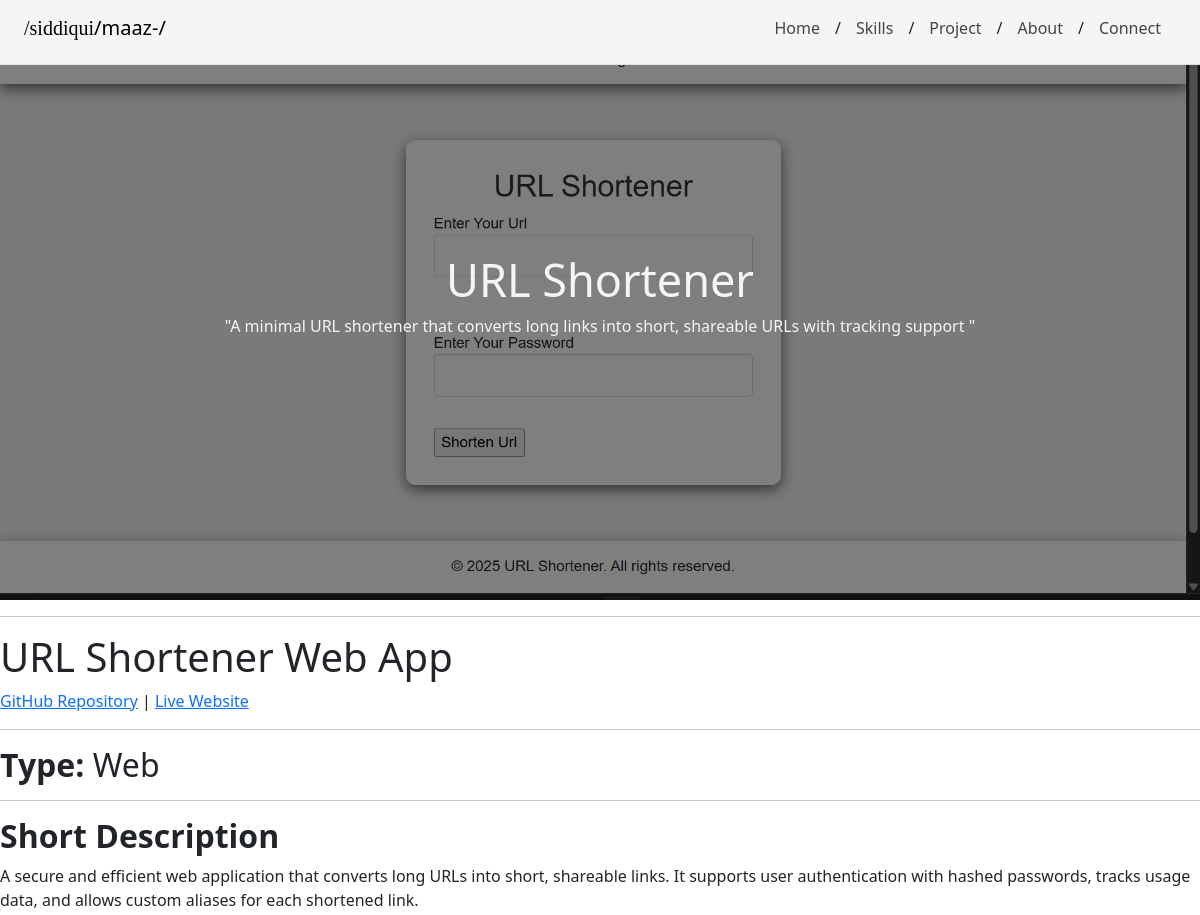
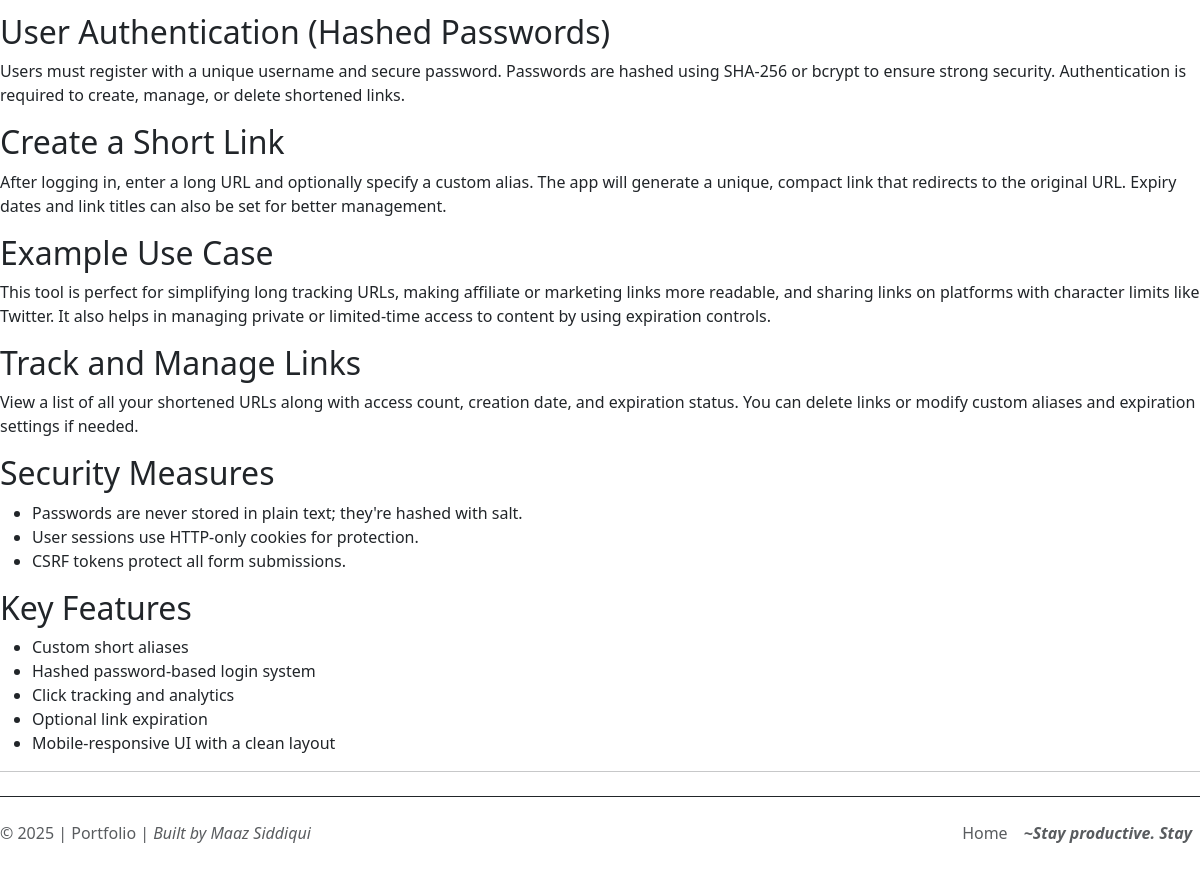
/maaz-project/2, run on the app's committed database (2 pictures, top to bottom).
### app.py (models this page shows)
class PROJECT_POSTS(db.Model):
    __tablename__ = 'PROJECTS'
    id = db.Column(db.Integer, primary_key=True)
    title = db.Column(db.String, unique=True)
    s_description = db.Column(db.String, nullable=False)
    img = db.Column(db.String, nullable=False)
    body = db.Column(db.String, nullable=False)

### app.py (the view)
@app.route("/maaz-project/<id>")
def maaz_project(id):
    print('+=========================================REACHED View Project=========================================+')
    post = PROJECT_POSTS.query.filter_by(id=int(id)).first()
    return render_template("specific-project.html", post=post)

### templates/specific-project.html (shortened to what this page needs)
{% extends 'base.html' %} {% block title %}Maaz | Project{% endblock %}  {% block body %}
<div class="project-bg">
    <p class="para"><span style="font-size:45px;">{{post.title}}</span><br>{{post.s_description}}</p>
</div>
<hr>
{{post.body|safe}}
{% endblock %}

### data on the page
PROJECT_POSTS: title "URL Shortener", s_description "\"A minimal URL shortener that converts long links into short, shareable URLs with tracking support \"", body "URL Shortener Web App GitHub Repository | Live Website Type: Web Short Description A secure and efficient web application that converts long URLs into short, shareable links. It supports user authentication with hashed passwords, tracks usage data, and allows custom aliases for each shortened link. User Authentication (Hashed Passwords) Users must register with a unique username and secure password. Passwords are hashed using SHA-256 or bcrypt to ensure strong security. Authentication is required to create, manage, or delete shortened links. Create a Short Link After logging in, enter a long URL and optionally specify a custom alias. The app will generate a unique, compact link that…"
